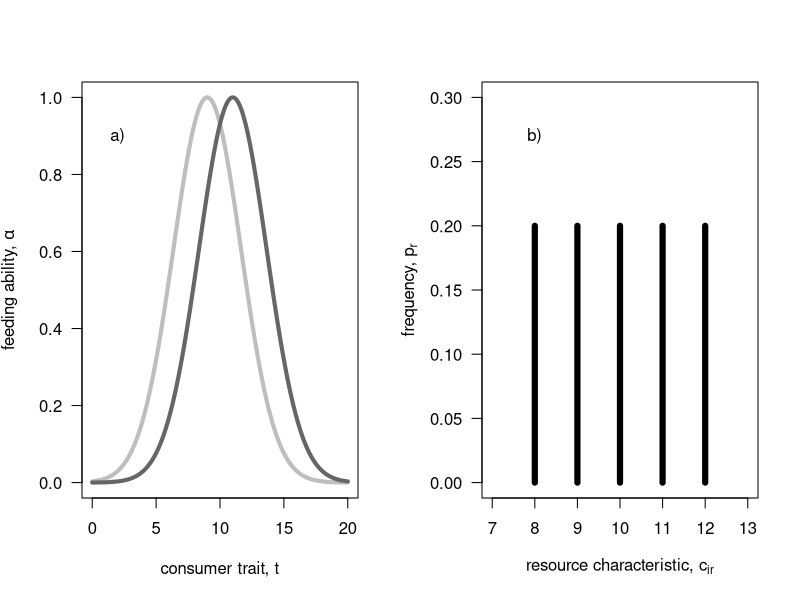
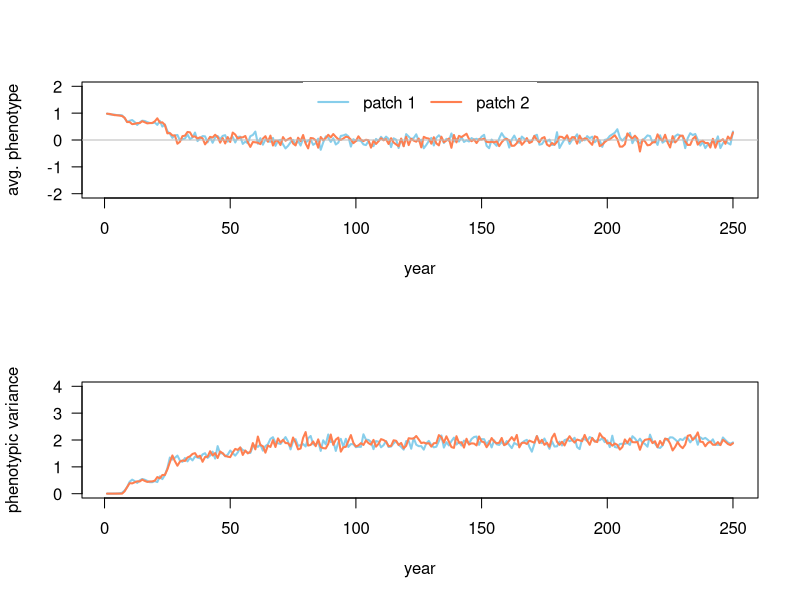
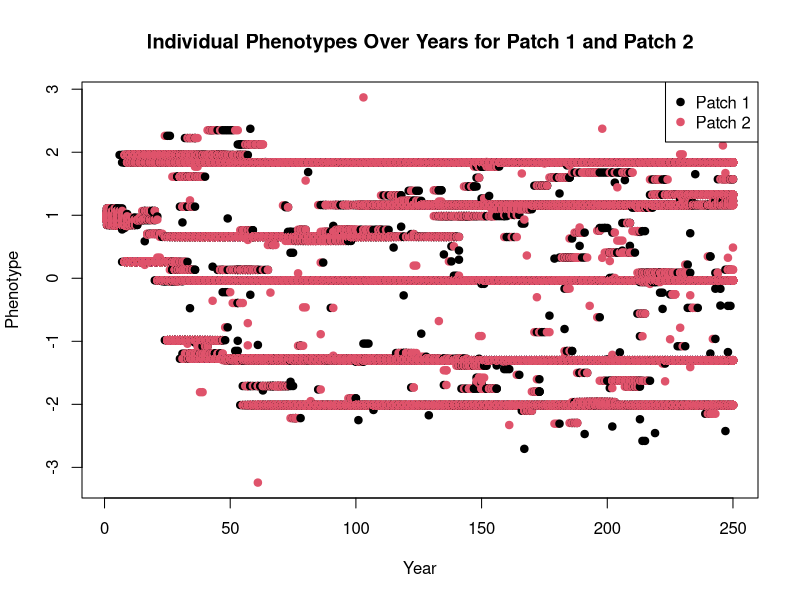

Write R code to recreate these figures, in order. (Note: this script raises an error after producing the figures.)

rm(list=ls())  #removes stuff from environment.
# plot resource distribution            ----
par(mfrow=c(1,2))
z <- seq(0,20,0.01); omega<-7
plot( x=z, y=exp(- (z-9)^2 / (2 * omega)), lwd=4, col="gray", las=1, ylim=c(0,1), xlab="consumer trait, t", ylab=expression(paste("feeding ability, ",alpha)), type="l")
lines(x=z, y=exp(- (z-11)^2 / (2 * omega)), lwd=4, col="gray40")
text(x=2, y=0.9*1, "a)")

ct <- 8:12
plot(x=ct, y=rep.int(0.2, 5), las=1, ylab=expression(paste("frequency, ", p[r])), xlab=expression(paste("resource characteristic, ", c[i][,][r])), type="h", lwd=6, xlim=c(7,13), ylim=c(0,0.3))
text(x=8, y=0.30*0.9, "b)")

par(mfrow=c(1,1))

# define simulation function            ----
resourceCompetition <- function(resProp, resFreq, popSize, resGen=1, mutProb=0.001, mutVar=0.1, years=200, iniPmean=5, iniPvar=0.05, dispProb=0.5){

  # initialize population ......................................
  pop           <- matrix(NA, ncol=3, nrow=sum(popSize))      #NA is used here to preallocate memory for each entry while still not filling them with a value. 
  colnames(pop) <- c("patch", "pheno", "fec")
  
  pop[,1] <- c(rep.int(1,popSize[1]), rep.int(2, popSize[2]))
  pop[,2] <- rnorm(n=sum(popSize), mean=iniPmean, sd=0.05)
  
  stats         <- NULL
  phenotype <- matrix(NA, ncol=3, nrow=0)   # creates a matrix to store all phenotype values of all individuals in.
  colnames(phenotype) <- c("year", "patch", "phenotype")
  
  for(t in 1:years){
    
    # compute fecundity proxy ----
    # compute alpha - patch 1 ............................................................
    patch1    <- pop[pop[,1]==1,]   #This extracts all values in the pop matrix where the patch=1, i.e. they belong to patch 1. So all the rows with patch =2 are removed
    alphaSum1 <- NULL
    alpha1    <- NULL
    for(r in 1:ncol(resProp)){ # r<-1 # loop through each resource
      
      rp <- resProp[1,r]                                 # resource property 
      
      alpha     <- exp(-(patch1[,2]-rp)^2/ (2*resGen[1,1]) )  # compute all alphas
      alpha1    <- cbind(alpha1, alpha)                  # store all alphas
      alphaSum1 <- c(alphaSum1, sum(alpha) )             # store the sum over all alphas
      
    }
    
    # fec - patch 1 ............................................................
    for(i in 1:nrow(patch1)){
      
      fec <- 0
      for(r in 1:ncol(resProp)){ # r<-1; i<-1
        
        pi  <- resFreq[1,r]
        fec <- fec + pi * (alpha1[i,r]/alphaSum1[r])
        
      }
      patch1[i,3] <- fec
      
    }
    
    # alpha - patch 2 ............................................................
    patch2    <- pop[pop[,1]==2,]
    alphaSum2 <- NULL
    alpha2    <- NULL
    for(r in 1:ncol(resProp)){ # r<-1
      
      alpha     <- exp(-(patch2[,2]-resProp[2,r])^2/ (2*resGen[2,1]) )
      alpha2    <- cbind(alpha2, alpha)
      alphaSum2 <- c(alphaSum2, sum(alpha) )
      
    }
    
    # fec - patch 2 ............................................................
    for(i in 1:nrow(patch2)){
      
      fec <- 0
      for(r in 1:ncol(resProp)){ # r<-1; i<-1
        
        fec <- fec + resFreq[2,r]*alpha2[i,r]/alphaSum2[r]
        
      }
      patch2[i,3] <- fec
      
    }
    
    # create next generation  ----
    patch1new     <- patch1[sample(size=popSize[1], x=1:nrow(patch1),prob=patch1[,3], replace=T),]
    patch1new[,3] <- NA
    
    patch2new     <- patch2[sample(size=popSize[2], x=1:nrow(patch2),prob=patch2[,3], replace=T),]
    patch2new[,3] <- NA
    
    pop <- rbind(patch1new, patch2new)
    
    # mutate new generation   ----
    for(i in 1:nrow(pop)){
      
      if(runif(n=1, min=0, max=1)<=mutProb){
        
        pop[i,2] <- pop[i,2] + rnorm(n=1, mean=0, sd=mutVar)
        # print("mutation!")
        
      }
    }
    
    # dispersal               ----
    dispInds <- runif(n=nrow(pop))<dispProb
    dispInds <- which(dispInds==TRUE)
    if(length(dispInds)>=1){
      for(i in 1:length(dispInds)){
        if(pop[dispInds[i],1]==1){
          pop[dispInds[i],1] <- 2
        } else {
          pop[dispInds[i],1] <- 1
        }
      }
    }
    
    # extract stats           ----
    patch1    <- pop[pop[,1]==1,]
    patch2    <- pop[pop[,1]==2,]
    
    stats <- rbind( stats, c(t, mean(patch1[,2]), var(patch1[,2]), mean(patch2[,2]), var(patch2[,2]))) 
    #extract phenotypes of each individual each year
    phenotypes_patch1 <- cbind(rep(t, nrow(patch1)), rep(1, nrow(patch1)), patch1[,2])
    phenotypes_patch2 <- cbind(rep(t, nrow(patch2)), rep(2, nrow(patch2)), patch2[,2])
    
    phenotype <- rbind(phenotype, phenotypes_patch1, phenotypes_patch2)
  }
  
  # return output stats .............................................
  colnames(stats) <- c("year", "mean1", "var1", "mean2", "var2")
  colnames(phenotype) <- c("year", "patch", "phenotype")
  return(list(stats=stats, phenotype=phenotype))  #returns both the stats and the phenotype
  
}

# first test run                        ----
resFreqMatrix <- matrix(rep.int(0.2,5), nrow=2, ncol=5, byrow = TRUE); row.names(resFreqMatrix)<-c("patch1", "patch2")
resPropMatrix <- matrix(-2:2, nrow=2, ncol=5, byrow = TRUE)          ; row.names(resPropMatrix)<-c("patch1", "patch2")

output <- resourceCompetition(resProp=resPropMatrix, resFreq=resFreqMatrix, popSize=c(100, 100), resGen=matrix(c(0.2,0.2),ncol=1, nrow=2), mutProb=0.005, mutVar=0.5, years=250, iniPmean=1)

data <- output$stats

#For plotting "stats":

par(mfrow=c(2,1))
plot( x=data[,1], y=data[,2], lwd=2, col="skyblue", type="l", ylim=c(-2,2), las=1, xlab="year", ylab="avg. phenotype")
lines(x=data[,1], y=data[,4], lwd=2, col="coral"); abline(h=0, col="gray", lty=1)
legend("top", legend=c("patch 1", "patch 2"), lwd=2, lty=1, col=c("skyblue", "coral"), box.col="transparent", horiz=TRUE)

plot( x=data[,1], y=data[,3], lwd=2, col="skyblue", type="l", ylim=c(0,4), las=1, xlab="year", ylab="phenotypic variance")
lines(x=data[,1], y=data[,5], lwd=2, col="coral")
par(mfrow=c(1,1))

#Plotting "phenotypes":

phenotype_data <- output$phenotype 

# Create a scatter plot of individual phenotypes
plot(phenotype_data[,1], phenotype_data[,3], pch=19, col=phenotype_data[,2], xlab="Year", ylab="Phenotype")

# Add a legend to distinguish between patches
legend("topright", legend=c("Patch 1", "Patch 2"), col=c(1, 2), pch=19)

# Add a title to the plot
title("Individual Phenotypes Over Years for Patch 1 and Patch 2")



# explore parameters with replicates    ----
propVal    <- c(0.25, 0.4, 0.50, 0.55, 0.6, 0.7, 1.00)
propVar <- NULL

for(i in 1:length(propVal)){ # i<-1
  propVar    <- c(propVar, sum(((-2:2)*propVal[i]-0)^2)/5 )
}

dataP_mean <- NULL
dataP_sd   <- NULL
for(p in 1:length(propVal)){
  dataR_mean <- NULL
  dataR_sd   <- NULL
  for(r in 1:2){ 
    data       <- resourceCompetition(resProp=resPropMatrix*propVal[p], 
                                      resFreq=resFreqMatrix, 
                                      resGen=matrix(c(0.5,0.5),ncol=1, nrow=2), 
                                      mutProb=0.005, mutVar=0.5, 
                                      popSize=c(1000, 1000), 
                                      years=250, iniPmean=1)[250, ,drop=F]
    dataR_mean <- c( dataR_mean, mean(c(data[,2], data[,4])) )
    dataR_sd   <- c( dataR_sd  , mean(c(data[,3], data[,5])) )
  }
  dataP_mean <- rbind(dataP_mean, c(propVar[p], mean(dataR_mean), max(dataR_mean), min(dataR_mean)))
  dataP_sd   <- rbind(dataP_sd  , c(propVar[p], mean(dataR_sd)  , max(dataR_sd)  , min(dataR_sd)))
  print(p)
  
}
colnames(dataP_mean) <- c("resource var", "mean z", "max z"     , "min z")
colnames(dataP_sd)   <- c("resource var", "mean z", "max var(z)", "min var(z)")

# plot  .......................
par(mfrow=c(2,1))
plot(x=dataP_mean[,1], y=dataP_mean[,2], lwd=2, type="o", las=1, xlab="resource variation", ylab="mean phenotype", ylim=c(-1,1), xlim=c(0,max(dataP_sd[,1])))
lines(x=dataP_mean[,1], y=dataP_mean[,3], lwd=2, col="gray")
lines(x=dataP_mean[,1], y=dataP_mean[,4], lwd=2, col="gray")
abline(h=0, col="gray", lty=3)

plot(x=dataP_sd[,1], y=dataP_sd[,2], lwd=2, type="o", las=1, xlab="resource variation", ylab="phenotypic variance", ylim=c(0,2), xlim=c(0,max(dataP_sd[,1])))
lines(x=dataP_sd[,1], y=dataP_sd[,3], lwd=2, col="gray")
lines(x=dataP_sd[,1], y=dataP_sd[,4], lwd=2, col="gray")
abline(v=0.5, col="dodgerblue", lwd=2, lty=3)
legend("top", legend=c("resource generalism"), lty=3, lwd=2,col="dodgerblue", box.col="transparent")
